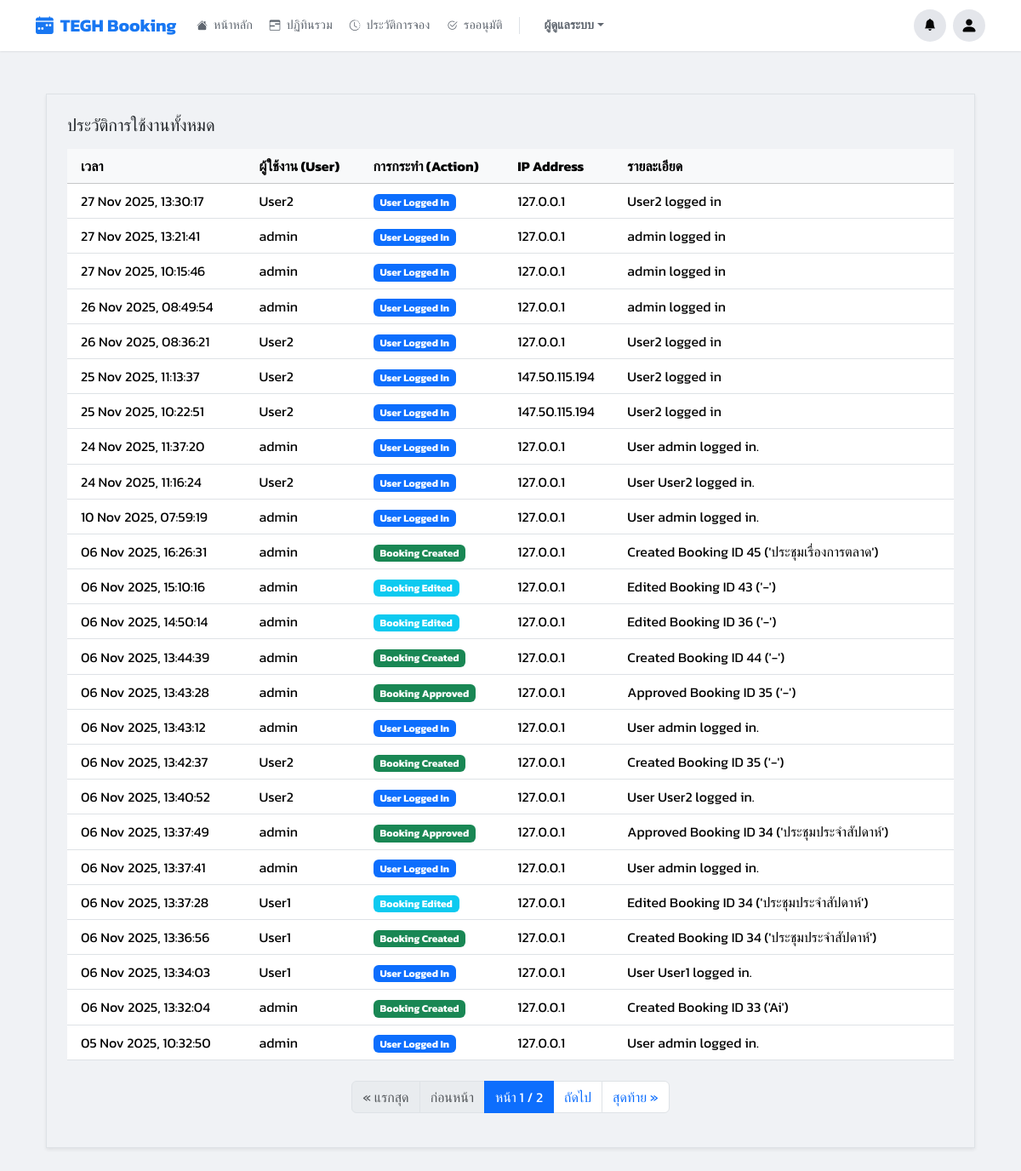
/manage/logs/ (signed in), run on an earlier commit of the app's database.
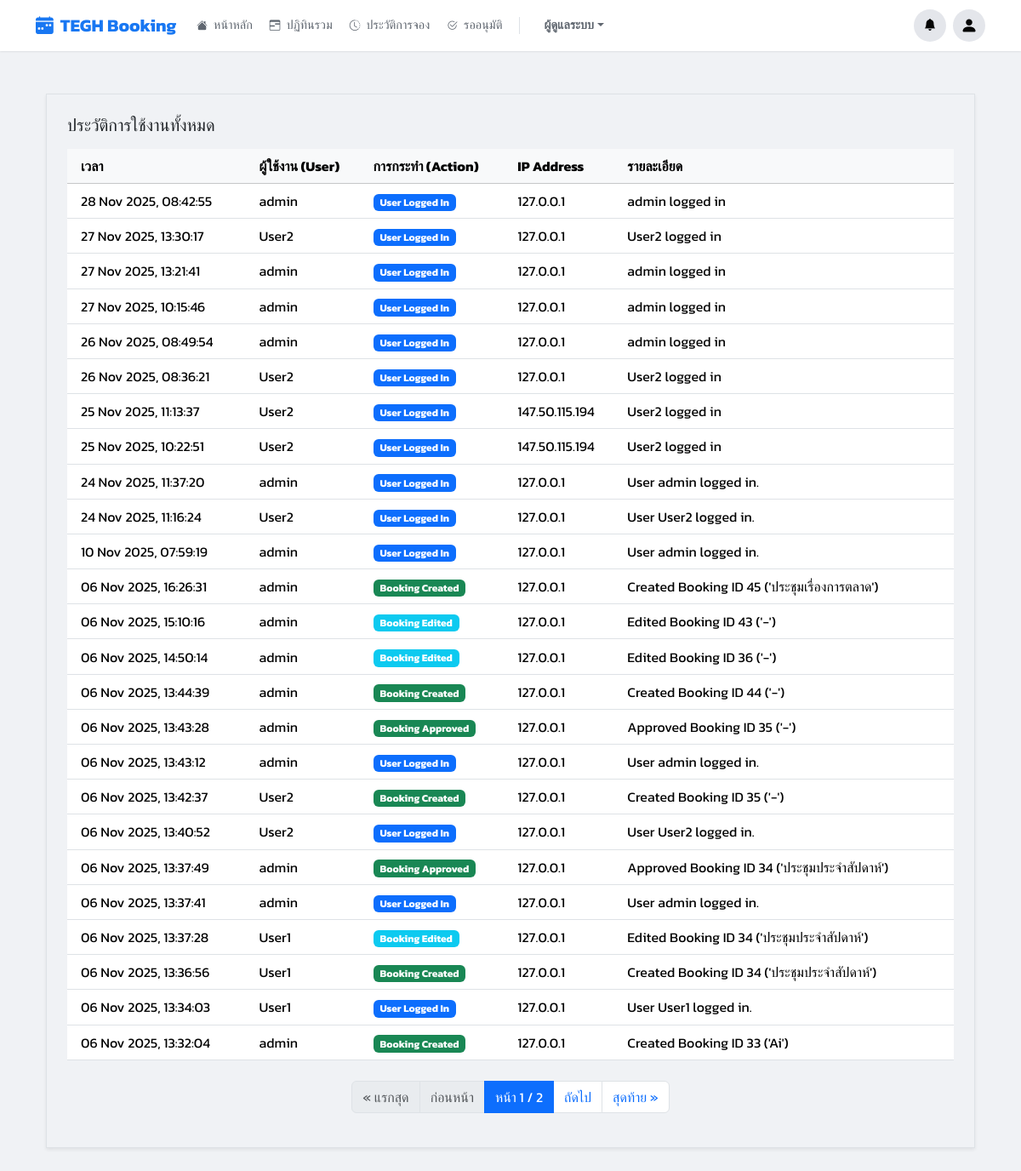
And on a later commit of the database.
### booking/models.py (models this page shows, shortened)
class AuditLog(models.Model):
    ACTION_CHOICES = [
        ('LOGIN', 'User Logged In'),
        ('BOOKING_CREATED', 'Booking Created'),
        ('BOOKING_EDITED', 'Booking Edited'),
        ('BOOKING_CANCELLED', 'Booking Cancelled'),
        ('BOOKING_APPROVED', 'Booking Approved'),
        ('BOOKING_REJECTED', 'Booking Rejected'),
    ]
    user = models.ForeignKey(User, on_delete=models.SET_NULL, null=True, blank=True)
    action = models.CharField(max_length=20, choices=ACTION_CHOICES)
    timestamp = models.DateTimeField(auto_now_add=True)
    details = models.TextField(blank=True, null=True)
    ip_address = models.GenericIPAddressField(null=True, blank=True)
    class Meta:
        ordering = ['-timestamp']

### booking/views.py (the view)
# urls.py: path('manage/logs/', views.audit_log_view, name='audit_log'),
@login_required
def audit_log_view(request): return render(request, 'pages/audit_log.html', {**get_base_context(request), 'page_obj': Paginator(AuditLog.objects.all().order_by('-timestamp'), 25).get_page(request.GET.get('page'))})

### booking/views.py (called while the page is built)
def is_admin(user):
    return user.is_authenticated and (user.is_superuser or user.groups.filter(name='Admin').exists())

def is_approver_or_admin(user):
    return user.is_authenticated and (user.is_superuser or user.groups.filter(name__in=['Approver', 'Admin']).exists())

### templates/pages/audit_log.html (shortened to what this page needs)
{% extends 'base.html' %}
{% load static %}
{% block content %}
<div class="container-fluid py-4">
    <div class="content-card shadow-sm border p-3 p-md-4">
        <h5 class="mb-3">ประวัติการใช้งานทั้งหมด</h5>
        <div class="table-responsive">
            <table class="table table-hover mb-0 align-middle">
                <thead class="table-light">
                    <tr>
                        <th scope="col" class="ps-3">เวลา</th>
                        <th scope="col">ผู้ใช้งาน (User)</th>
                        <th scope="col">การกระทำ (Action)</th>
                        <th scope="col">IP Address</th>
                        <th scope="col">รายละเอียด</th>
                    </tr>
                </thead>
                <tbody>
                    {% for log in page_obj %}
                    <tr>
                        <td class="ps-3">{{ log.timestamp|date:"d M Y, H:i:s" }}</td>
                        <td>
                            {% if log.user %}
                                {{ log.user.username }}
                            {% else %}
                                <span class="text-muted small">(N/A)</span>
                            {% endif %}
                        </td>
                        <td>
                            <span class="badge
                                {% if log.action == 'LOGIN' %}bg-primary
                                {% elif log.action == 'BOOKING_CREATED' %}bg-success
                                {% elif log.action == 'BOOKING_EDITED' %}bg-info
                                {% elif log.action == 'BOOKING_APPROVED' %}bg-success
                                {% elif log.action == 'BOOKING_REJECTED' %}bg-warning text-dark
                                {% elif log.action == 'BOOKING_CANCELLED' %}bg-danger
                                {% else %}bg-secondary{% endif %}">
                                {{ log.get_action_display }}
                            </span>
                        </td>
                        <td>{{ log.ip_address|default:"-" }}</td>
                        <td>{{ log.details|default:"-" }}</td>
                    </tr>
                    {% endfor %}
                </tbody>
            </table>
        </div>
        {% if page_obj.has_other_pages %}
            <nav aria-label="Page navigation" class="mt-4">
                <ul class="pagination justify-content-center">
                    {% if page_obj.has_previous %}
                        <li class="page-item"><a class="page-link" href="?page=1">&laquo; แรกสุด</a></li>
                        <li class="page-item"><a class="page-link" href="?page={{ page_obj.previous_page_number }}">ก่อนหน้า</a></li>
                    {% else %}
                        <li class="page-item disabled"><span class="page-link">&laquo; แรกสุด</span></li>
                        <li class="page-item disabled"><span class="page-link">ก่อนหน้า</span></li>
                    {% endif %}
                    <li class="page-item active" aria-current="page">
                        <span class="page-link">หน้า {{ page_obj.number }} / {{ page_obj.paginator.num_pages }}</span>
                    </li>
                    {% if page_obj.has_next %}
                        <li class="page-item"><a class="page-link" href="?page={{ page_obj.next_page_number }}">ถัดไป</a></li>
                        <li class="page-item"><a class="page-link" href="?page={{ page_obj.paginator.num_pages }}">สุดท้าย &raquo;</a></li>
                    {% else %}
                        <li class="page-item disabled"><span class="page-link">ถัดไป</span></li>
                        <li class="page-item disabled"><span class="page-link">สุดท้าย &raquo;</span></li>
                    {% endif %}
                </ul>
            </nav>
        {% endif %}
    </div>
</div>
{% endblock %}

What changed in the data, as far as the page shows it:
no longer on this page (row unchanged): AuditLog: timestamp "05 Nov 2025, 10:32:50", user.username "admin", action "User Logged In", ip_address "127.0.0.1", details "User admin logged in."
added AuditLog: timestamp "28 Nov 2025, 08:42:55", user.username "admin", action "User Logged In", ip_address "127.0.0.1", details "admin logged in"
